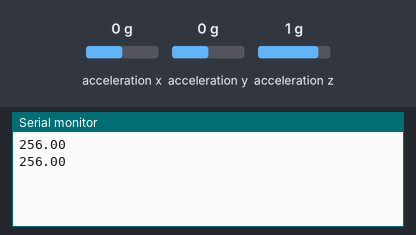
A sketch run on a simulated Arduino Uno, built with avr-gcc and run on an emulated ATmega328P. Parts: the last lines printed to the serial monitor. Wiring (inferred from the names in the program): ADXL345 accelerometer at I2C address 0x53. The inputs (shaded band) are chosen by the test bench; at power-on: acceleration x 0 g, acceleration y 0 g, acceleration z 1 g.

Above: at 1.2 s.
1.3 s: acceleration x set to -1.4 g
At 2.5 s:
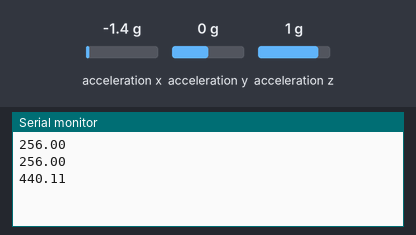
2.8 s: acceleration y set to -1.4 g
At 3.4 s:
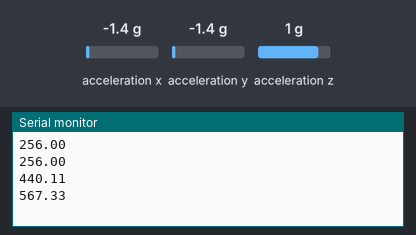
4.3 s: acceleration z set to -1.4 g
At 5.8 s:
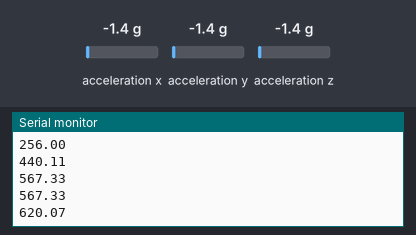
Timing chart, 0 to 7.3 s (numbered marks = the images above; inputs shaded):
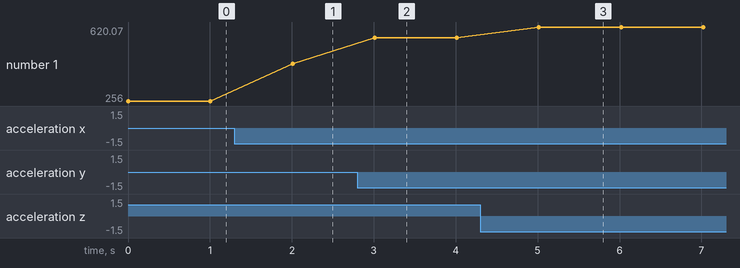

The sketch:

XYZ.ino
```cpp
/* FILE:    ARD_GY291_ADXL345_Example
   DATE:    02/04/14
   VERSION: 0.1

REVISIONS:

02/04/14 Created version 0.1

This is an example of how to use the Hobby Components GY-291 accelerometer module
(HCMODU0060). This module is based on the Analog Devices ADXL345 triple axis
accelerometer device.

This example sketch will demonstrate how perform a basic initialisation and then
will continually read each of the 3 axis registers and output them to the serial port.

PINOUT:

MODULE`                Arduino
GND                    GND
VCC                    +3.3V
CS                     +3.3V*
INT1                   N/A
INT2                   N/A
SD0                    N/A
SDA                    A4*
SCL                    A5*

*Please note that the ADXL345 opperates at 3.3V (via a 3.3V regulator) and these
pins should not be driven above 3.6V therefore you may require level shifters to
ensure safe opperation.

You may copy, alter and reuse this code in any way you like, but please leave
reference to HobbyComponents.com in your comments if you redistribute this code.
This software may not be used for the purpose of promoting or selling products
that directly compete with Hobby Components Ltd's own range of products.

THIS SOFTWARE IS PROVIDED "AS IS". HOBBY COMPONENTS MAKES NO WARRANTIES, WHETHER
EXPRESS, IMPLIED OR STATUTORY, INCLUDING, BUT NOT LIMITED TO, IMPLIED WARRANTIES OF
MERCHANTABILITY AND FITNESS FOR A PARTICULAR PURPOSE, ACCURACY OR LACK OF NEGLIGENCE.
HOBBY COMPONENTS SHALL NOT, IN ANY CIRCUMSTANCES, BE LIABLE FOR ANY DAMAGES,
INCLUDING, BUT NOT LIMITED TO, SPECIAL, INCIDENTAL OR CONSEQUENTIAL DAMAGES FOR ANY
REASON WHATSOEVER.
*/

/* Include the standard wire library */
#include <Wire.h>

/* Alternate I2C address of the module */
#define I2C_Add 0x53

/* ADXL345 register addresses */
#define POWER_CTL 0x2D
#define DATA_FORMAT 0x31
#define X_Axis 0x32
#define Y_Axis 0x34
#define Z_Axis 0x36

/* Accelerometer range modes */
#define RANGE_2g 0
#define RANGE_4g 1
#define RANGE_8g 2
#define RANGE_16g 3
void setup()
{

  /* Initialise the I2C bus */
  Wire.begin();

  /* Initialise the serial interface */
  Serial.begin(9600);

  /* Initialise the ADXL345 */
  Init_ADXL345(RANGE_2g);
}

/* Main program */
void loop()
{
  float x=0,y=0,z=0;
  /* Continually read and output all 3 axis to the serial port */
  /*
  Serial.print("X: ");
  Serial.print(Read_Axis(X_Axis));

  Serial.print(" Y: ");
  Serial.print(Read_Axis(Y_Axis));

  Serial.print(" Z: ");
  Serial.println(Read_Axis(Z_Axis));
  */

  x=Read_Axis(X_Axis);
  y=Read_Axis(Y_Axis);
  z=Read_Axis(Z_Axis);

  float sca=sqrt(pow(x,2)+pow(y,2)+pow(z,2));
  Serial.println(sca);
  //Serial.print(x);
  delay(1000);
}

/* Read one of the 3 axis via the I2C interface */
int Read_Axis(byte axis)
{
  int Data;

  Wire.beginTransmission(I2C_Add);
  Wire.write(axis);
  Wire.endTransmission();

  Wire.beginTransmission(I2C_Add);
  Wire.requestFrom(I2C_Add, 2);

  /* If data is available then read it (2 bytes) */
  if(Wire.available())
  {
    Data = (int)Wire.read();
    Data = Data  | (Wire.read() << 8);
  }else
  {
    Data = 0;
  }

  Wire.endTransmission();
  return Data;
}


/* Initialise the ADXL345 */
void Init_ADXL345(byte range)
{
  Wire.beginTransmission(I2C_Add);

  /* Set the sensitivity of the module */
  Wire.write(DATA_FORMAT);
  Wire.write(range);
  Wire.endTransmission();

  /* Put the module into measurement mode to start taking measurements */
  Wire.beginTransmission(I2C_Add);
  Wire.write(POWER_CTL);
  Wire.write(0x08);

  Wire.endTransmission();
}
```

Measured:
- after the input at 1.3 s, the serial monitor: prints a new line after 0.71 s (image 1)
- after the input at 2.8 s, the serial monitor: prints a new line after 0.21 s (image 2)
- after the input at 4.3 s, the serial monitor: prints a new line after 0.72 s (image 3)
- plotted number 1: 256 → 440.11 after the input at 1.3 s, 440.11 → 567.33 after the input at 2.8 s, 567.33 → 620.07 after the input at 4.3 s
